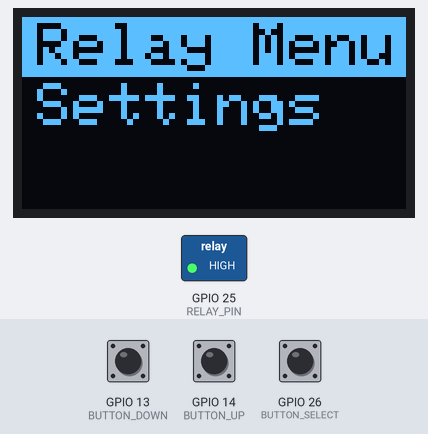
The sketch below on a simulated ESP32. Shown: 128×64 one-colour display, switched loads named in the sketch (green lamp = pin HIGH). The test bench sets the inputs (shaded band); at power-on: GPIO 13 (BUTTON_DOWN) HIGH, GPIO 14 (BUTTON_UP) HIGH, GPIO 26 (BUTTON_SELECT) HIGH. EEPROM starts erased.

Above: at 1.2 s.
1.3 s: GPIO 13 (BUTTON_DOWN) pulled LOW for 0.15 s
At 3.0 s:
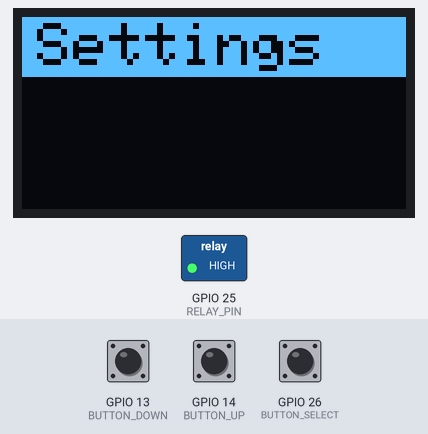
3.3 s: GPIO 14 (BUTTON_UP) pulled LOW for 0.15 s
At 3.69 s:
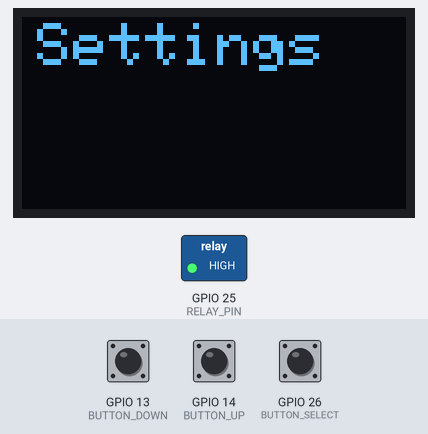
5.4 s: GPIO 26 (BUTTON_SELECT) pulled LOW for 0.15 s
At 6.8 s:
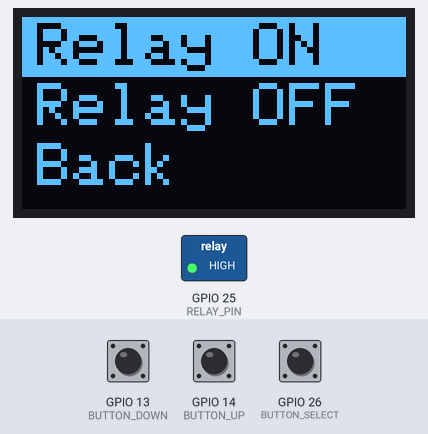
7.4 s: GPIO 26 (BUTTON_SELECT) pulled LOW for 1 s
At 8.8 s:
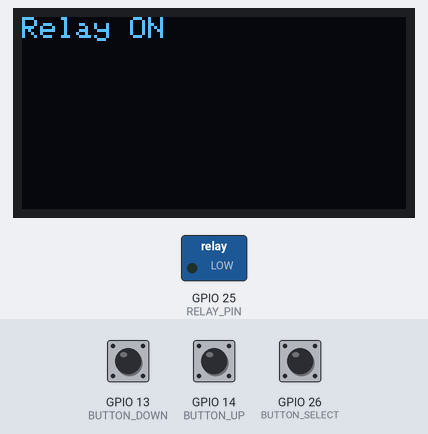
10.9 s: GPIO 14 (BUTTON_UP) pulled LOW for 1 s
At 13.1 s:
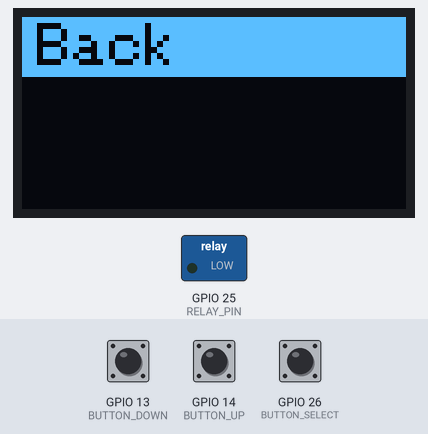
13.4 s: GPIO 13 (BUTTON_DOWN) pulled LOW for 1 s
At 14.19 s:
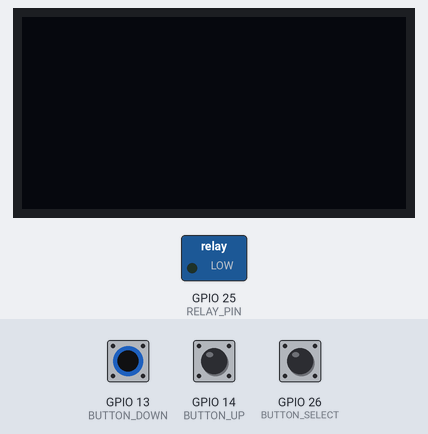
Timing chart, 0 to 16.4 s (numbered marks = the images above; inputs shaded):
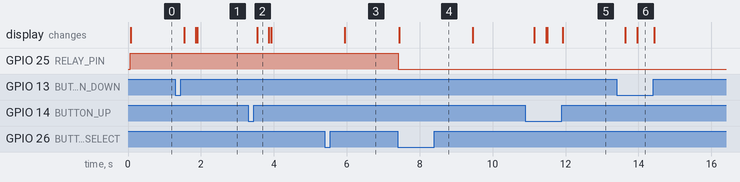

The sketch:

code.ino
```cpp
#include <Adafruit_GFX.h>
#include <Adafruit_SSD1306.h>
#include <Wire.h>
#include <EEPROM.h>

#define SCREEN_WIDTH 128
#define SCREEN_HEIGHT 64

#define OLED_RESET -1
Adafruit_SSD1306 display(SCREEN_WIDTH, SCREEN_HEIGHT, &Wire, OLED_RESET);

// Button Pins
#define BUTTON_UP     14
#define BUTTON_DOWN   13
#define BUTTON_SELECT 26

// Relay Pin
#define RELAY_PIN     25

// EEPROM
#define EEPROM_SIZE   4
#define RELAY_ADDR    1

enum MenuState {MAIN_MENU, RELAY_MENU, SETTINGS_MENU};
MenuState currentMenu = MAIN_MENU;

const char* mainMenu[] = {"Relay Menu", "Settings"};
int mainMenuCount = sizeof(mainMenu) / sizeof(mainMenu[0]);

const char* relayMenu[] = {"Relay ON", "Relay OFF","Back"};
int relayMenuCount = sizeof(relayMenu) / sizeof(relayMenu[0]);

const char* settingsMenu[] = {"Brightness", "Theme","Back"};
int settingsMenuCount = sizeof(settingsMenu) / sizeof(settingsMenu[0]);

int currentIndex = 0;
int scrollY = 0;
int lineHeight = 20;

void setup() {
  Serial.begin(115200);

  // OLED
  if(!display.begin(SSD1306_SWITCHCAPVCC, 0x3C)) {
    Serial.println("OLED not found");
    while(1);
  }

  display.clearDisplay();
  display.setTextColor(WHITE);
  display.setTextSize(2);
  display.setCursor(0, 0);
  display.println("Loading...");
  display.display();

  // Buttons
  pinMode(BUTTON_UP, INPUT_PULLUP);
  pinMode(BUTTON_DOWN, INPUT_PULLUP);
  pinMode(BUTTON_SELECT, INPUT_PULLUP);

  // Relay
  pinMode(RELAY_PIN, OUTPUT);

  // EEPROM
  EEPROM.begin(EEPROM_SIZE);
  int relayState = EEPROM.read(RELAY_ADDR);
  digitalWrite(RELAY_PIN, relayState);
}

void loop() {
  showMenu(scrollY);

  if (digitalRead(BUTTON_UP) == LOW) {
    int prevIndex = currentIndex;
    currentIndex = (currentIndex - 1 + getMenuCount()) % getMenuCount();
    delay(200);
    animateScroll(prevIndex, currentIndex);
    waitForRelease(BUTTON_UP);
  }

  if (digitalRead(BUTTON_DOWN) == LOW) {
    int prevIndex = currentIndex;
    currentIndex = (currentIndex + 1) % getMenuCount();
    delay(200);
    animateScroll(prevIndex, currentIndex);
    waitForRelease(BUTTON_DOWN);
  }

  if (digitalRead(BUTTON_SELECT) == LOW) {
    handleSelection(currentIndex);
    delay(500);
    waitForRelease(BUTTON_SELECT);
  }
}

void showMenu(int scrollY) {
  display.clearDisplay();
  display.setTextSize(2);
  const char** menu = getMenuArray();

  for (int i = 0; i < getMenuCount(); i++) {
    int y = i * lineHeight - scrollY;
     if (y >= -lineHeight && y < display.height()){
        if (i == currentIndex) {
          display.fillRect(0, y, SCREEN_WIDTH, 20, WHITE);
          display.setTextColor(BLACK);
        } else {
          display.setTextColor(WHITE);
        }
        display.setCursor(5, y + 2);
        display.println(menu[i]);
     }
  }
  display.display();
}


void animateScroll(int fromIndex, int toIndex) {
  int direction = (toIndex > fromIndex || (fromIndex == getMenuCount() - 1 && toIndex == 0)) ? 1 : -1;

  for (int offset = 0; offset <= lineHeight; offset += 2) {
    scrollY = fromIndex * lineHeight + offset * direction;
    showMenu(scrollY);
    delay(10);
  }

  scrollY = toIndex * lineHeight;
}

void handleSelection(int index) {
  if(currentMenu == MAIN_MENU){
    if(index == 0){
      currentMenu = RELAY_MENU;
    }
    else if(index == 1){
      currentMenu = SETTINGS_MENU;
    }
    currentIndex = 0;
    scrollY = 0;
  }
  else if(currentMenu == RELAY_MENU){
    if(index == 0) {
      digitalWrite(RELAY_PIN, LOW);
      EEPROM.write(RELAY_ADDR, LOW);
      EEPROM.commit();
      showMessage("Relay ON");
    } else if(index == 1) {
      digitalWrite(RELAY_PIN, HIGH);
      EEPROM.write(RELAY_ADDR, HIGH);
      EEPROM.commit();
      showMessage("Relay OFF");
    }else if(index == 2){
      currentMenu = MAIN_MENU;
      currentIndex = 0;
      scrollY = 0;
    }
  }
  else if (currentMenu == SETTINGS_MENU) {
    if (index == 0) {
      showMessage("Brightness");
    } else if (index == 1) {
      showMessage("Theme");
    } else if (index == 2) { // Back
      currentMenu = MAIN_MENU;
      currentIndex = 0;
      scrollY = 0;
    }
  }
}

  // Show confirmation
void showMessage(const char* msg){
  display.clearDisplay();
  display.setTextColor(WHITE);
  display.setTextSize(1.5);
  display.setCursor(0, 0);
  display.println(msg);
  display.display();
  delay(1500);
}

void waitForRelease(int pin) {
  while (digitalRead(pin) == LOW) {
    delay(10);
  }
}

const char** getMenuArray() {
  switch (currentMenu) {
    case RELAY_MENU: return relayMenu;
    case SETTINGS_MENU: return settingsMenu;
    default: return mainMenu;
  }
}

int getMenuCount() {
  switch (currentMenu) {
    case RELAY_MENU: return relayMenuCount;
    case SETTINGS_MENU: return settingsMenuCount;
    default: return mainMenuCount;
  }
}
```

Measured:
- after the input at 1.3 s, the display: first changes after 0.24 s (image 1 shows a later state)
- after the input at 3.3 s, the display: changes after 0.24 s (image 2)
- after the input at 5.4 s, the display: changes after 0.54 s (image 3)
- after the input at 7.4 s, GPIO 25 (RELAY_PIN): HIGH → LOW at once; the display: changes at once (image 4)
- after the input at 10.9 s, the display: first changes after 0.25 s (image 5 shows a later state)
- after the input at 13.4 s, the display: first changes after 0.24 s (image 6 shows a later state)
